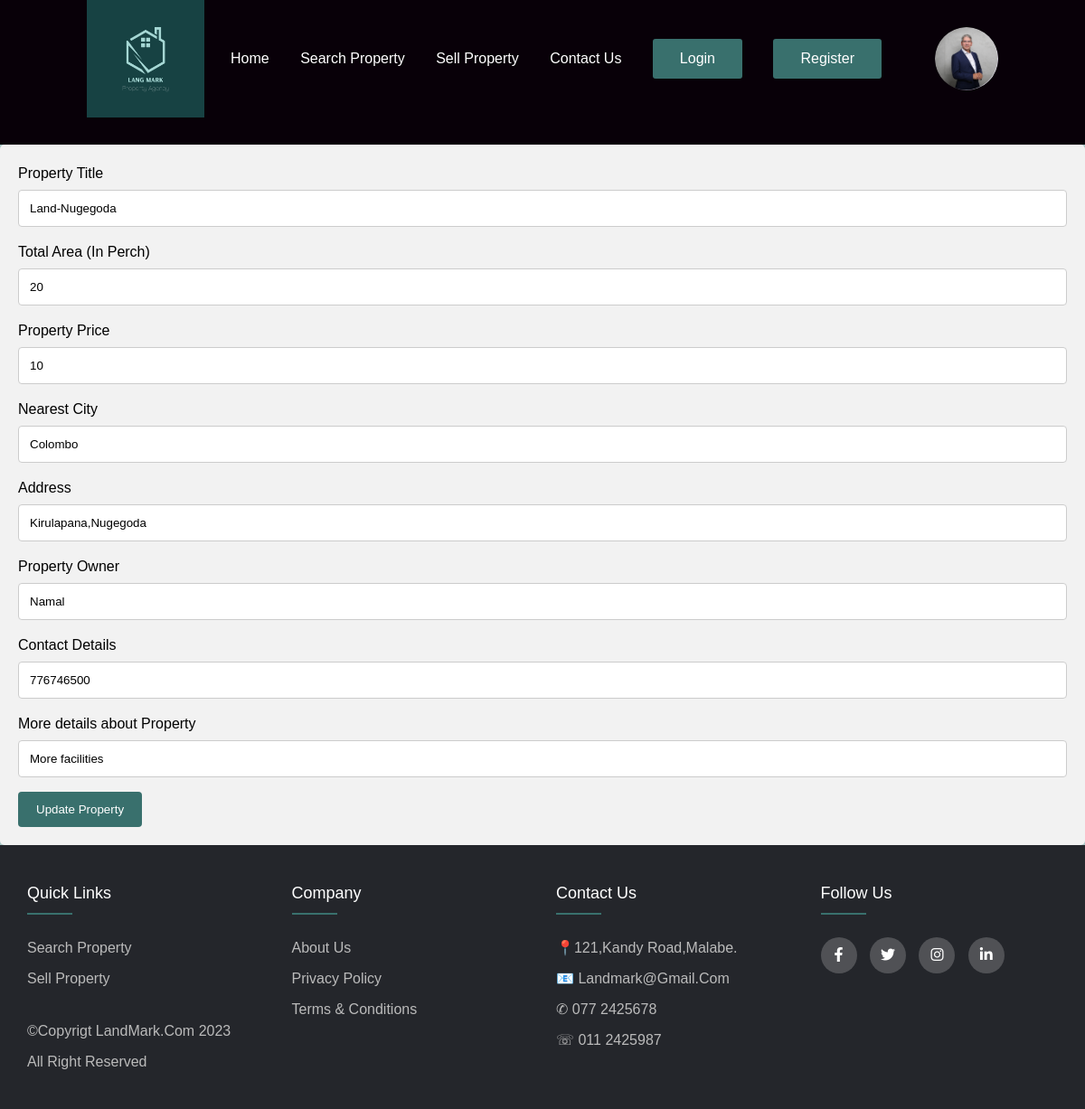
Page /edit_property.php?id=13 on the committed database.
### tables this page shows
CREATE TABLE `tb_property` (
  `id` int(11) NOT NULL,
  `Property_Title` varchar(50) NOT NULL,
  `Total_Area` int(11) NOT NULL,
  `Property_Price` float NOT NULL,
  `Property_City` varchar(50) NOT NULL,
  `Property_Address` varchar(100) NOT NULL,
  `Property_Owner` varchar(50) NOT NULL,
  `Contact_Details` int(11) NOT NULL,
  `More_details` varchar(200) NOT NULL
);

### edit_property.php (the view, shortened to what this page needs)
<!DOCTYPE html>
<html>
<head>
<link href="style.css" rel="stylesheet" type="text/css">
<link rel="stylesheet" type="text/css" href="https://cdnjs.cloudflare.com/ajax/libs/font-awesome/6.4.0/css/all.min.css">
 <link rel="stylesheet" href="css/style.css">
<div class="header">
<nav>
     <img src="media/LAND MARK.png" class="logo">
	 <ul class="nav-links">
	 <li><a href="index.html">Home</a></li>
	  <li><a href="search.php">Search Property</a></li>
	 <li><a href="Add_property.html">Sell Property</a></li>
	 <li><a href="contact_us.html">Contact Us</a></li>
	 <li class="btn" ><a href="login.php"> Login </a></li>
	 <li class="btn2"><a href="Register.html"> Register </a></li>
	 </ul>
	  <a href=" " target="_blank">
	 <img src="media/user.png" class="user-pic"></a>
</nav>
</div>
</head>
<body>
   <form action="property_edit.php" method="post">
        <div class="container7">
		   <?php
               if (isset($_GET['id'])) {
                include("config.php");
                $id = $_GET['id'];
                $sql = "SELECT * FROM tb_property WHERE id=$id";
                $result = mysqli_query($conn,$sql);
                $row = mysqli_fetch_array($result);
                ?>
			 <label for="pname">Property Title</label>
				<input type="text" name="propertytitle" placeholder="Enter Property Title.." value = "<?php echo $row["Property_Title"];?>">
			<tr>
				  <label for="parea">Total Area (In Perch)</label>
				<input type="text" name="totalarea"  placeholder="Enter Total area" value = "<?php echo $row["Total_Area"];?>">
			</tr>
			<tr>
				  <label for="pprice">Property Price</label>
				<input type="text" name="propertyprice" placeholder="Enter Property Price.." value = "<?php echo $row["Property_Price"];?>" >
			</tr>
			<tr>
				  <label for="pcity">Nearest City</label>
				<input type="text" name="nearestcity" placeholder="Enter Nearest City.." value = "<?php echo $row["Property_City"];?>" >
			</tr>
			<tr>
				  <label for="padress">Address</label>
				<input type="text" name="Address" placeholder="Enter Property Address.." value = "<?php echo $row["Property_Address"];?>" >
			</tr>
			<tr>
				  <label for="powner">Property Owner</label>
				<input type="text" name="propertyowner" placeholder="Enter Property Owner Name.." value = "<?php echo $row["Property_Owner"];?>" >
			</tr>
			<tr>
				  <label for="ocontact">Contact Details</label>
				<input type="text" name="contactdetails" placeholder="Enter Contact Details.." value = "<?php echo $row["Contact_Details"];?>" >
			</tr>
			<tr>
			      <label for="Moreproperty">More details about Property</label>
				<input type="text" name="moredetails" placeholder="Enter Property Details.." value = "<?php echo $row["More_details"];?>" >
			</tr>
			</form>
            <div class="form-element my-4">
                <input type="submit" name="edit" value="Update Property" class="btn btn-primary">
            </div>
                <?php
            }else{
                echo "<h3>Property Does not Exist in the system</h3>";
            }
            ?>
</body>
<footer class="footer">
  	 <div class="container">
  	 	<div class="row">
  	 		<div class="footer-col">
  	 			<h4>Quick Links</h4>
  	 			<ul>
  	 				<li><a href="search.php">Search Property</a></li>
  	 				<li><a href="Add_property.html">Sell Property</a></li><BR>
  	 				<li><a>©Copyrigt LandMark.com 2023</a></li>
					<li><a>All Right Reserved</a></li>
  	 			</ul>
  	 		</div>
  	 		<div class="footer-col">
  	 			<h4>Company</h4>
  	 			<ul>
  	 				<li><a href="about_us.html">About Us</a></li>
  	 				<li><a href="Privacy_Policy.html">privacy policy</a></li>
  	 				<li><a href="terms_&_conditions.html">Terms & Conditions</a></li>
  	 			</ul>
  	 		</div>
  	 		<div class="footer-col">
  	 			<h4>Contact Us</h4>
  	 			<ul>
  	 			<li><a href="#">📍121,Kandy Road,Malabe.</li>
  	 				<li><a href="#">📧 landmark@gmail.com</li>
  	 				<li><a href="#">✆ 077 2425678</li>
  	 				<li><a href="#">☏ 011 2425987</a></li>
  	 			</ul>
  	 		</div>
  	 		<div class="footer-col">
  	 			<h4>follow us</h4>
  	 			<div class="social-links">
  	 				<a href="#"><i class="fab fa-facebook-f"></i></a>
  	 				<a href="#"><i class="fab fa-twitter"></i></a>
  	 				<a href="#"><i class="fab fa-instagram"></i></a>
  	 				<a href="#"><i class="fab fa-linkedin-in"></i></a>
  	 			</div>
  	 		</div>
  	 	</div>
  	 </div>
  </footer>
</body>
</html>
</html>

### css/style.css (style rules this page uses)
* { margin:0; padding:0; font-family:"poppins",sans-serif; box-sizing:border-box; }
.header { height:20vh; width:100%; padding: 0 8%; background:#080008; }
nav { display:flex; align-items:center; justify-content:space-between; overflow: auto; }
.logo { width:130px; }
.nav-links { padding:28px 0; }
.nav-links li { display:inline-block; margin:0 15px; }
.nav-links li a { text-decoration:none; color:#fff; padding:5px 0; position:relative; }
.nav-links li a::after { content:' '; background:#39706d; width:0%; height:2px; position:absolute; bottom:0; left:0; transition:width 0.5s; }
.user-pic { width:70px; border-radius:50%; cursor:pointer; margin-left:30px; }
.btn { background:#39706d; color:#fff; padding:10px 30px; border-radius:3px; cursor:pointer; }
.btn2 { background:#39706d; color:#fff; padding:10px 30px; border-radius:3px; cursor:pointer; }
body { line-height: 1.5; font-family: 'Poppins', sans-serif; background-color: #A9C7C5; }
* { margin:0; padding:0; box-sizing: border-box; }
.container { max-width: 1170px; margin:auto; }
.row { display: flex; flex-wrap: wrap; }
ul { list-style: none; }
.footer { background-color: #24262b; padding: 40px 0; }
.footer-col { width: 25%; padding: 0 15px; }
.footer-col h4 { font-size: 18px; color: #ffffff; text-transform: capitalize; margin-bottom: 35px; font-weight: 500; position: relative; }
.footer-col h4::before { content: ''; position: absolute; left:0; bottom: -10px; background-color: #39706d; height: 2px; box-sizing: border-box; width: 50px; }
.footer-col ul li:not(:last-child) { margin-bottom: 10px; }
.footer-col ul li a { font-size: 16px; text-transform: capitalize; color: #ffffff; text-decoration: none; font-weight: 300; color: #bbbbbb; display: block; transition: all 0.3s ease; }
.footer-col .social-links a { display: inline-block; height: 40px; width: 40px; background-color: rgba(255,255,255,0.2); margin:0 10px 10px 0; text-align: center; line-height: 40px; border-radius: 50%; color: #ffffff; transition: all 0.5s ease; }
body { font-family: Arial, Helvetica, sans-serif; }
* { box-sizing: border-box; }
input[type=text], select, textarea { width: 100%; padding: 12px; border: 1px solid #ccc; border-radius: 4px; box-sizing: border-box; margin-top: 6px; margin-bottom: 16px; resize: vertical; }
input[type=submit] { background-color: #39706d; color: white; padding: 12px 20px; border: none; border-radius: 4px; cursor: pointer; }
.container7 { border-radius: 5px; background-color: #f2f2f2; padding: 20px; }
* { box-sizing: border-box }
body { margin:0 }
img { vertical-align: middle; }
* { box-sizing:border-box }

### rows in the picture
tb_property: propertytitle "Land-Nugegoda", totalarea "20", propertyprice "10", nearestcity "Colombo", Address "Kirulapana,Nugegoda", propertyowner "Namal", contactdetails "776746500", moredetails "More facilities"
